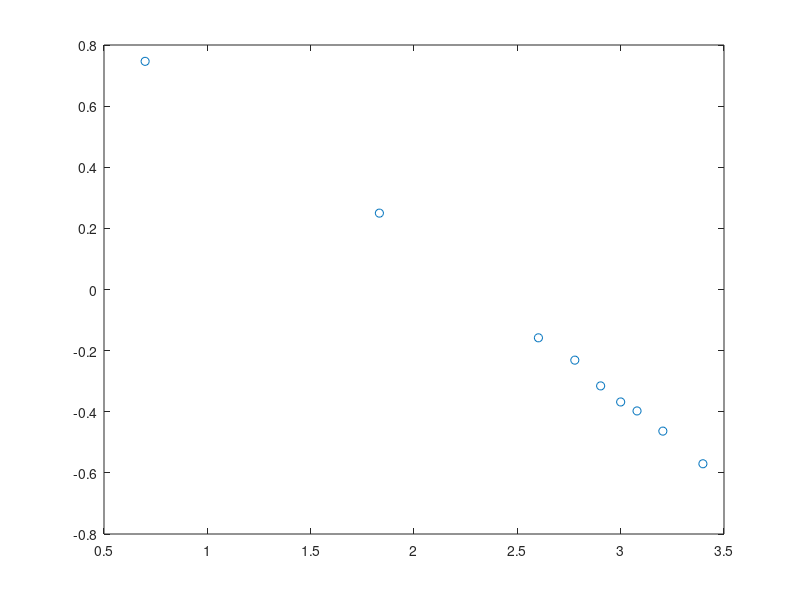

Write the MATLAB code that produced this figure.
clear all
%L = logspace(0, 2, 20);

% Measured with luximeter
measuredL1 = [160, 222, 356, 1290, 733, 3, 1620];
measuredV1 = [3.7, 3.93, 4.11, 4.58, 4.35, 2.51, 4.61];

% Measured with smartphone on arduino 1
measuredL2 = [5 60 229 400 600 800 1000 1200 1600 2500];
measuredV2 = [1.75 2.52 3.5 3.92 4.09 4.19 4.27 4.31 4.44 4.54];

% Measured with smartphone on arduino 2
measuredL3 = [5,    68,   400,  600,  800,  1000, 1200, 1600, 2500];
measuredV3 = [0.76, 1.80, 2.95, 3.15, 3.37, 3.50, 3.57, 3.72, 3.94];

%Simulation Parameters
%gama = -1;
Vcc = 5;
%R1 = 1000;
%k = 100;

%R2 = k*(L.^gama);
%Vi = Vcc * (R1 ./ (R1 + R2));

xi = log10(measuredL3);
yi = log10(Vcc./measuredV3 - 1);
plot(xi, yi, 'o');

%Getting slope parameters ( y = mx + b )
p = polyfit(xi, yi, 1);
m = p(1)
b = p(2)

C = 10^(-b/m)
